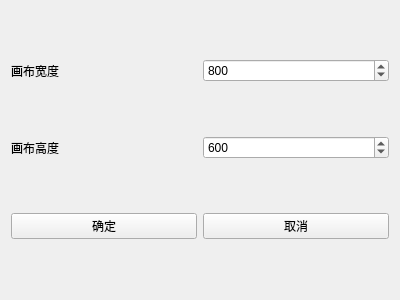
<?xml version="1.0" encoding="UTF-8"?>
<ui version="4.0">
 <class>NewCanvasWidget</class>
 <widget class="QWidget" name="NewCanvasWidget">
  <property name="geometry">
   <rect>
    <x>0</x>
    <y>0</y>
    <width>400</width>
    <height>300</height>
   </rect>
  </property>
  <property name="windowTitle">
   <string>新建工程</string>
  </property>
  <layout class="QHBoxLayout" name="horizontalLayout">
   <item>
    <layout class="QVBoxLayout" name="verticalLayout">
     <item>
      <layout class="QHBoxLayout" name="horizontalLayout_4">
       <item>
        <widget class="QLabel" name="label_2">
         <property name="text">
          <string>画布宽度</string>
         </property>
        </widget>
       </item>
       <item>
        <widget class="QSpinBox" name="widthSpinBox">
         <property name="maximum">
          <number>9999</number>
         </property>
         <property name="value">
          <number>800</number>
         </property>
        </widget>
       </item>
      </layout>
     </item>
     <item>
      <layout class="QHBoxLayout" name="horizontalLayout_2">
       <item>
        <widget class="QLabel" name="label">
         <property name="text">
          <string>画布高度</string>
         </property>
        </widget>
       </item>
       <item>
        <widget class="QSpinBox" name="heightSpinBox">
         <property name="maximum">
          <number>9999</number>
         </property>
         <property name="value">
          <number>600</number>
         </property>
        </widget>
       </item>
      </layout>
     </item>
     <item>
      <layout class="QHBoxLayout" name="horizontalLayout_3">
       <item>
        <widget class="QPushButton" name="acceptButton">
         <property name="text">
          <string>确定</string>
         </property>
        </widget>
       </item>
       <item>
        <widget class="QPushButton" name="rejectButton">
         <property name="text">
          <string>取消</string>
         </property>
        </widget>
       </item>
      </layout>
     </item>
    </layout>
   </item>
  </layout>
 </widget>
 <resources/>
 <connections/>
</ui>
